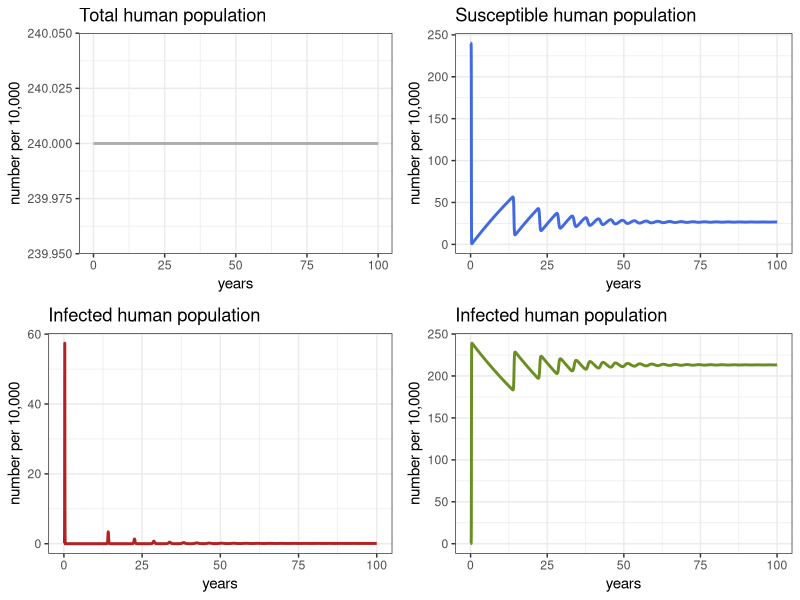
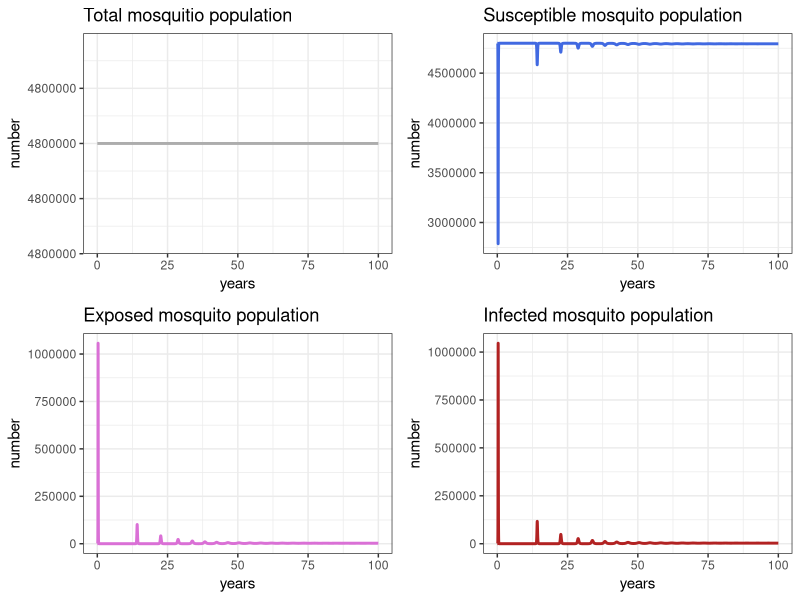
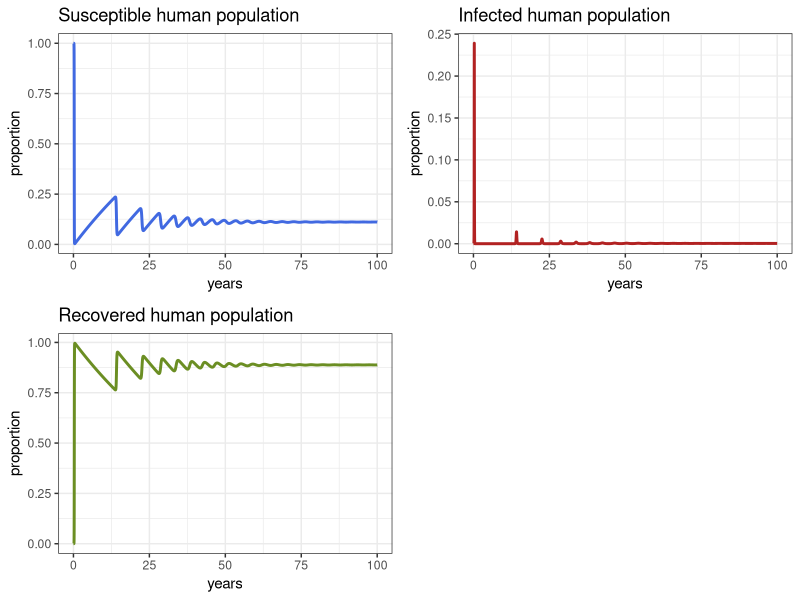
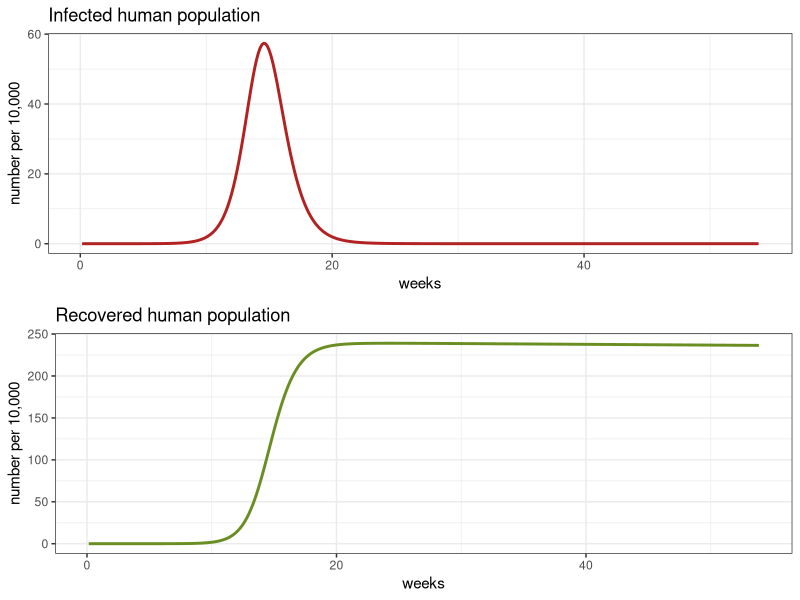

The R script that drew these images, in order:
## ---- chunk 1
library(knitr)

opts_chunk$set(collapse = TRUE)


## ---- chunk 2
library(deSolve)
library(ggplot2)
library(gridExtra)

## ---- chunk 3
# Parameters
Lv       <- 10        # life span of mosquitos (in days)
Lh       <- 50 * 365  # life span of humans (in days)
Iph      <- 7         # Infectious period in humans (in days)
IP       <- 6         # Infectious period in vectors (in days)
EIP      <- 8.4       # Extrinsic incubation period in adult mosquitos

muv      <- 1/Lv      # mortality of mosquitos
muh      <- 1/Lh      # mortality of humans
gamma    <- 1/Iph     # recovery rate in humans
delta    <- 1/EIP     # extrinsic incubation rate


# Population size
Nh       <- 2.4 * 10^6# Number of humans (Population of Cali, Colombia)
m        <- 2         # Vector to human ratio
Nv       <- m * Nh    # Number of vectors

betah    <- 0.7       # Probability of transmission from vector to host
betav    <- 0.7       # Probability of transmission from host to vector
R0       <- 3         # Reproductive number
b        <- sqrt((R0 ^2 * muv*(muv+delta) * (muh+gamma)) /
                   (m * betah * betav * delta)) # bitting rate

TIME     <- 100       # Number of years to run the simulation 


## ---- chunk 4
arbovmodel <- function (t, x, params) {
  
  Sh <- x[1]    #Susceptible humans
  Ih <- x[2]    #Infected humans
  Rh <- x[3]    #Recovered humans
  Sv <- x[4]    #Susceptible vectors
  Ev <- x[5]    #Susceptible vectors
  Iv <- x[6]    #Infected vectors
  
  with(as.list(params), #local environment to evaluate derivatives
       {
         # Humans
         dSh   <-  muh * Nh - (betah * b/Nh) * Sh * Iv - muh * Sh   
         dIh   <-  (betah * b/Nh) * Sh * Iv  - (gamma + muh) * Ih
         dRh   <-  gamma * Ih  - muh * Rh
         
         # Vectors
         dSv  <-  muv * Nv - (betav * b/Nh) * Ih * Sv - muv * Sv 
         dEv  <-   (betav * b/Nh) * Ih * Sv - (delta + muv)* Ev
         dIv  <-   delta * Ev - muv * Iv
         
         dx   <- c(dSh, dIh, dRh, dSv, dEv, dIv)
         list(dx)
       }
  )
}
## ---- chunk 5
# ----------- Solving the model
times  <- seq(1,365 * TIME , by = 1)

# Specifying parameters
params <- c(
  muv      <- muv,     # daily mortality of mosquitos
  muh      <- muh,     # daily mortality of humans
  gamma    <- gamma,  # daily recovery rate
  delta    <- delta,  # 
  b        <- b,       # bitting rate (bites per mosquito per day)
  betah    <- betah,   # probability of transmission from vector to host
  betav    <- betav,   # probability of transmission from host to vector
  Nh       <- Nh,      # Number of humans
  Nv       <- Nv
  
)


# Initial consitions of the system
xstart<- c(Sh = Nh , # Initial number of susceptible individuals at T0
           Ih = 0,        # Initial number of infectious individuals at T0
           Rh = 0,         # Initial number of Rh
           Sv = Nv-1,         # Initial number of Iv
           Ev = 0,         # Initial number of Ev
           Iv = 1)         # Initial number of Sv

# Solving the equations
out <- as.data.frame(ode(y      = xstart,   # Initial conditions
                         times  = times,    # Times
                         fun    = arbovmodel,    # Model
                         parms  = params)) # Parameters


# Creating time options to display
out$years <- out$time / 365
out$weeks <- out$time / 7
## ---- chunk 6
# Check the general behavior of the model 

p1h <- ggplot(data = out, aes(y = (Rh + Ih + Sh)/10000, x = years)) +
  geom_line(color='grey68', size=1) +
  ggtitle ('Total human population') +
  theme_bw() + ylab('number per 10,000')

p2h <- ggplot(data = out, aes(y = Sh/10000, x = years)) +
  geom_line(color='royalblue', size=1) +
  ggtitle ('Susceptible human population') +
  theme_bw() + ylab('number per 10,000')

p3h <- ggplot(data = out, aes(y = Ih/10000, x = years)) +
  geom_line(color='firebrick', size=1) +
  ggtitle ('Infected human population') +
 theme_bw() + ylab('number per 10,000')

p4h <- ggplot(data = out, aes(y = Rh/10000, x = years)) +
  geom_line(color='olivedrab', size=1) +
  ggtitle ('Infected human population') +
   theme_bw() + ylab('number per 10,000')


grid.arrange(p1h, p2h, p3h, p4h, ncol=2)
## ---- chunk 7
# Check the general behavior of the model 

p1v <- ggplot(data = out, aes(y = (Sv + Ev + Iv), x = years)) +
  geom_line(color='grey68', size=1) +
  ggtitle ('Total mosquitio population') +
  theme_bw() + ylab('number')

p2v <- ggplot(data = out, aes(y = Sv, x = years)) +
  geom_line(color='royalblue', size=1) +
  ggtitle ('Susceptible mosquito population') +
  theme_bw() + ylab('number')

p3v <- ggplot(data = out, aes(y = Ev, x = years)) +
  geom_line(color='orchid', size=1) +
  ggtitle ('Exposed mosquito population') +
 theme_bw() + ylab('number')

p4v <- ggplot(data = out, aes(y = Iv, x = years)) +
  geom_line(color='firebrick', size=1) +
  ggtitle ('Infected mosquito population') +
   theme_bw() + ylab('number')

grid.arrange(p1v, p2v, p3v, p4v, ncol=2)

## ---- chunk 8

p1 <- ggplot(data = out, aes(y = Sh/(Sh+Ih+Rh), x = years)) +
  geom_line(color='royalblue', size=1) +
  ggtitle ('Susceptible human population') +
  theme_bw() + ylab('proportion')

p2 <- ggplot(data = out, aes(y = Ih/(Sh+Ih+Rh), x = years)) +
  geom_line(color='firebrick', size=1) +
  ggtitle ('Infected human population') +
 theme_bw() + ylab('proportion')

p3 <- ggplot(data = out, aes(y = Rh/(Sh+Ih+Rh), x = years)) +
  geom_line(color='olivedrab', size=1) +
  ggtitle ('Recovered human population') +
   theme_bw() + ylab('proportion')

grid.arrange(p1, p2, p3, ncol=2)

## ---- chunk 9
# Check the fists epidemic

dat <- out[out$weeks <54,]

p1e <- ggplot(dat, aes(y=Ih/10000, x=weeks)) +
  geom_line(color='firebrick', size=1) +
  ggtitle ('Infected human population') +
 theme_bw() + ylab('number per 10,000')


p2e<- ggplot(dat, aes(y=Rh/10000, x=weeks)) +
  geom_line(color='olivedrab', size=1) +
  ggtitle ('Recovered human population') +
 theme_bw() + ylab('number per 10,000')


grid.arrange(p1e, p2e)
